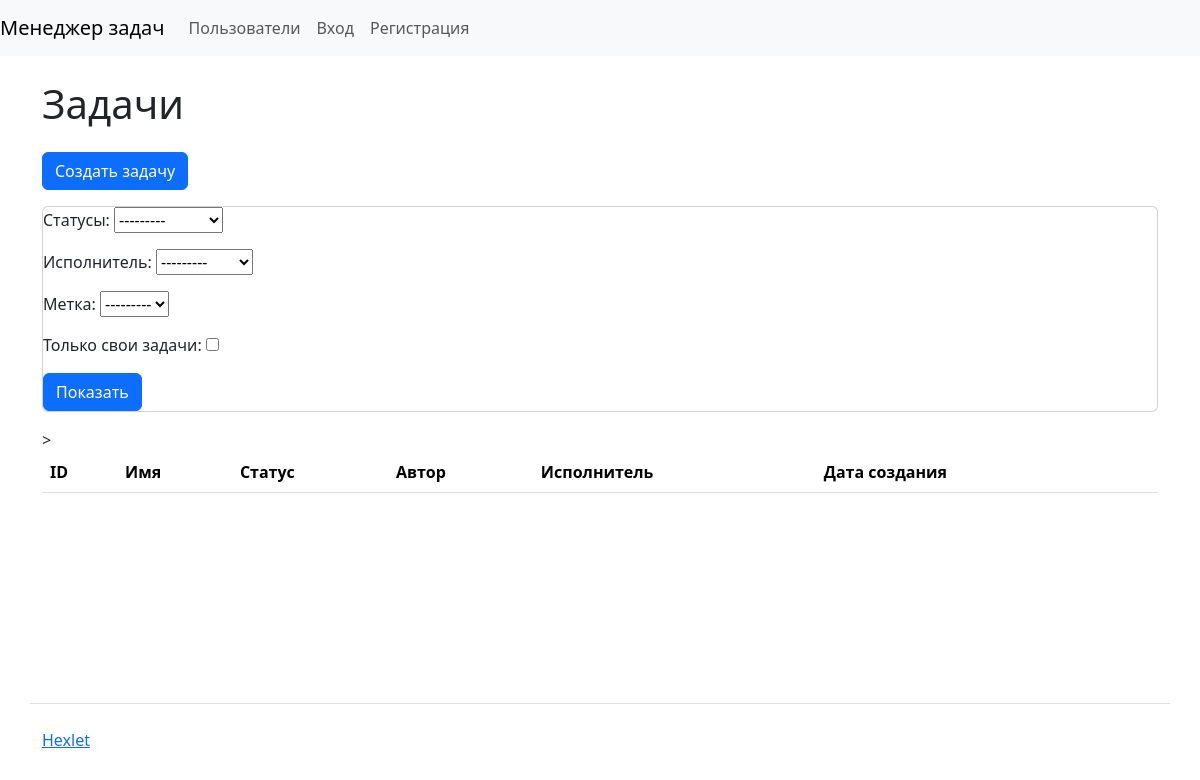
The page /tasks/ on the database as committed earlier.
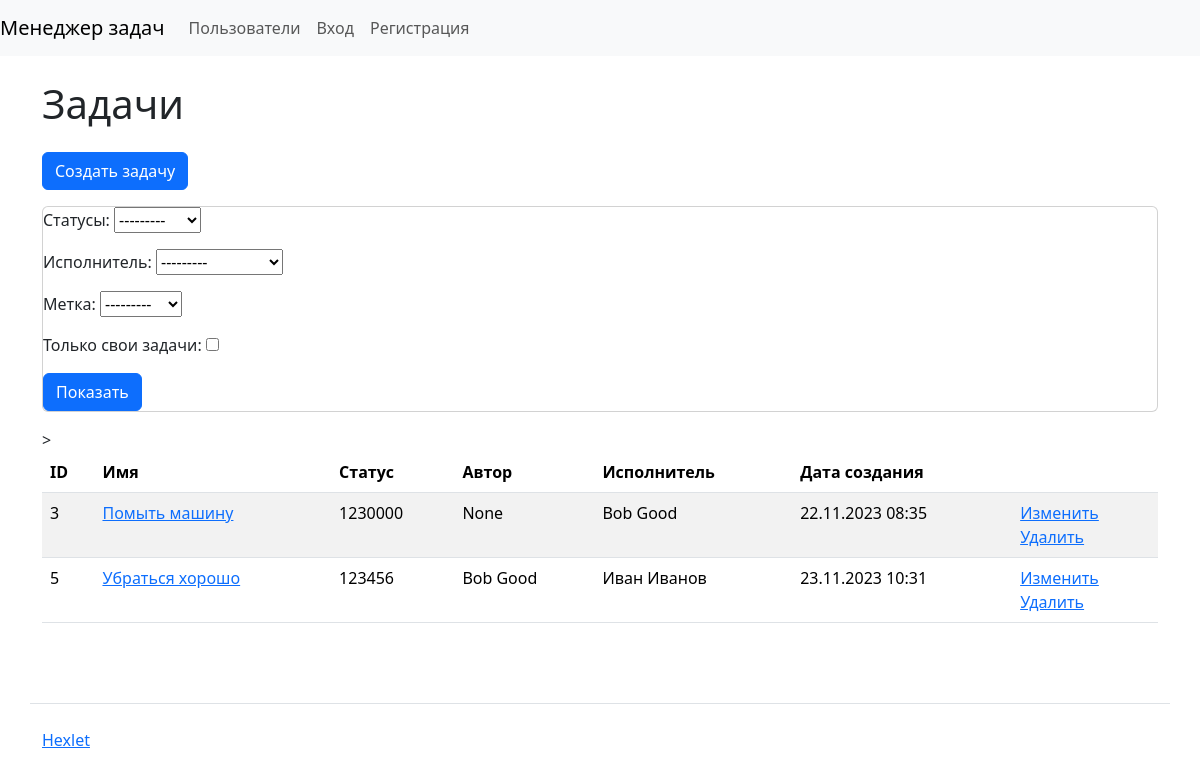
The same page on the database as committed later.
### task_manager/tasks/models.py (models this page shows, shortened)
class Task(models.Model):
    name = models.CharField(max_length=255)
    description = models.CharField(max_length=255)
    status = models.ForeignKey(Status, on_delete=models.PROTECT, related_name='status')
    author = models.ForeignKey(User, null=True, on_delete=models.PROTECT, related_name='author')
    executor = models.ForeignKey(User, blank=True,
                                 null=True, on_delete=models.PROTECT, related_name='executor')
    labels = models.ManyToManyField(Label,  blank=True,)
    created_at = models.DateTimeField(auto_now_add=True)

### task_manager/statuses/models.py (models this page shows)
class Status(models.Model):
    name = models.CharField(max_length=250, unique=True)
    created_at = models.DateTimeField(auto_now_add=True)
    def __str__(self):
        return self.name

### task_manager/users/models.py (models this page shows, shortened)
class User(AbstractUser):
    def __str__(self):
        return self.get_full_name()

### task_manager/tasks/views.py (the view)
# urls.py: path('', IndexTaskView.as_view(), name="tasks_index"),
class IndexTaskView(ListView, FilterView):
    def get(self, request, *args, **kwargs):
        tasks = Task.objects.all()
        tasks_filtered = TaskFilter(request.GET, queryset=tasks)
        return render(request, 'tasks/task.html', {'filter': tasks_filtered, 'tasks': tasks})

### task_manager/labels/models.py (called while the page is built)
    def __str__(self):
        return self.name

### task_manager/tasks/filters.py (called while the page is built)
    def get_self_tasks(self, queryset, name, value):
        if value is not None:
            return queryset
        return queryset.filter(creator_id=self.request.user.pk)

### task_manager/templates/tasks/task.html (shortened to what this page needs)
{% extends 'base.html' %}
{% load django_bootstrap5 %}
{% load i18n %}
{% block content %}
      <h1 class="my-4">{% trans 'Tasks' %}</h1>
<a class="btn btn-primary mb-3" href="{% url 'tasks_create'%}">Создать задачу</a>
    <div class="card mb-3">
	<form class="form-inline center" action="" method="get">
		{{ filter.form.as_p }}
        {% bootstrap_button button_type="submit" content="Показать" name="filter" %}
	</form>
</div>
        <table class="table table-striped">
          <thead class="thead-dark">
            <tr>
              <th>ID</th>
              <th>{% trans 'name' %}</th>
                <th>{% trans 'status' %}</th>
              <th>{% trans 'author' %}</th>
                <th>{% trans 'executor' %}</th>
              <th>{% trans 'date of creation' %}</th>
              <th></th>>
            </tr>
          </thead>
          <tbody>
{% if filter.qs  %}
          {% for task in filter.qs  %}
            <tr class="align-baseline">
              <td>{{ task.id }}</td>
              <td>
        <a href="{% url 'tasks_detail' task.pk %}">{{ task.name }}</a>
              </td>
              <td>{{ task.status }}</td>
              <td>{{ task.author }} </td>
                <td>{{ task.executor }} </td>
              <td>{{ task.created_at|date:"d.m.Y H:i" }}</td>
              <td>
                <a href="{% url 'tasks_update' pk=task.id %}" >{% trans 'Edit' %}</a>
                <br>
                <a href="{% url 'tasks_delete' pk=task.id %}" >{% trans 'Delete' %}</a>
              </td>
            </tr>
          {% endfor %}
{%endif%}
          </tbody>
        </table>
{% endblock %}

### task_manager/templates/base.html (shortened to what this page needs)
<!DOCTYPE html>
{% load i18n %}
{% get_current_language as LANGUAGE_CODE %}
<html lang="{{ LANGUAGE_CODE }}">
{% load django_bootstrap5 %}
{% bootstrap_css %}
<head>
</head>
<body class="d-flex flex-column min-vh-100">
    <header>
        {% include 'navbar.html' %}
    </header>
    <div class="container wrapper flex-grow-1">
            {% block content %}
            {% endblock %}
    </div>
     <footer>
      <div class="container my-5 pt-4 border-top">
        <a target="_blank" href="https://ru.hexlet.io">Hexlet</a>
      </div>
    </footer>
</body>
</html>

### task_manager/templates/navbar.html (shortened to what this page needs)
{%  load i18n %}
  <nav class="navbar navbar-expand-lg navbar-light bg-light">
    <a class="navbar-brand" href="{% url 'index' %}">{% trans 'Task manager' %}</a>
    <div class="collapse navbar-collapse" id="navbarCollapse">
      <ul class="navbar-nav mr-auto">
        <li class="nav-item active">
          <a class="nav-link" href="{% url 'users_index' %}">{% trans 'Users' %}</a>
        </li>
        {% if not user.is_authenticated %}
          <li class="nav-item">
            <a class="nav-link" href="{% url 'login' %}">{% trans 'Login' %}</a>
          </li>
          <li class="nav-item">
            <a class="nav-link" href="{% url 'users_create' %}">{% trans 'Sing up' %}</a>
          </li>
        {% else %}
          <li class="nav-item">
            <a class="nav-link" href="{% url 'logout' %}">{% trans 'Logout' %}</a>
          </li>
        {% endif %}
      </ul>
    </div>
  </nav>

Rows that differ between the two databases and show on the page:
added Task: id "3", name "Помыть машину", status "1230000", author "None", executor "Bob Good", created_at "22.11.2023 08:35"
added Task: id "5", name "Убраться хорошо", status "123456", author "Bob Good", executor "Иван Иванов", created_at "23.11.2023 10:31"
